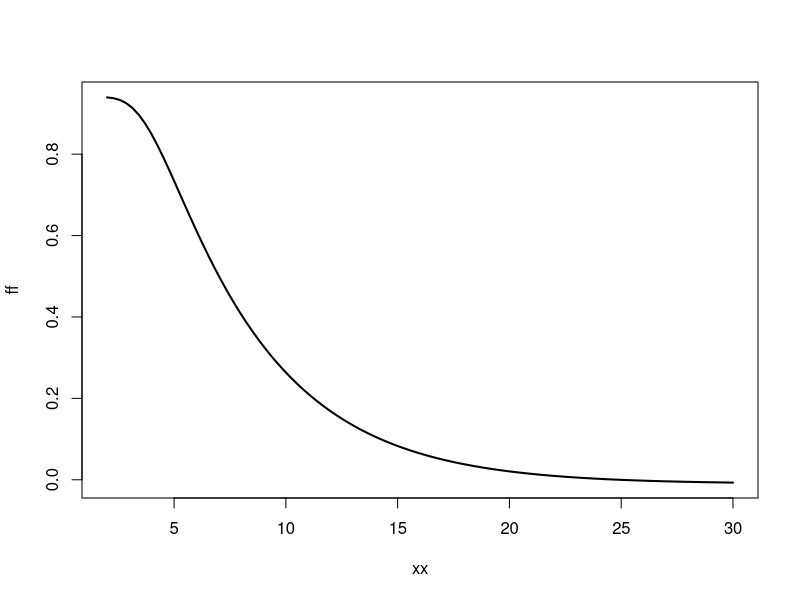

Here is the R script that generated this plot:
beta = 0.01
mu0 = 1
mu = 2
s = sqrt(1.2)
alpha = 0.05

lhs <- function(n) {
  pt(qt(1-alpha/2,n-1)-(mu-mu0)/(s/sqrt(n)), n-1)-pt(-qt(1-alpha/2,n-1)-(mu-mu0)/(s/sqrt(n)), n-1)
}

eq <- function(n) {
  lhs(n) - beta
}

xx <- seq(2,30,len=100)
ff <- sapply(xx, eq)
plot(xx, ff, type='l', lwd=2)

a = uniroot(eq, c(2,30))